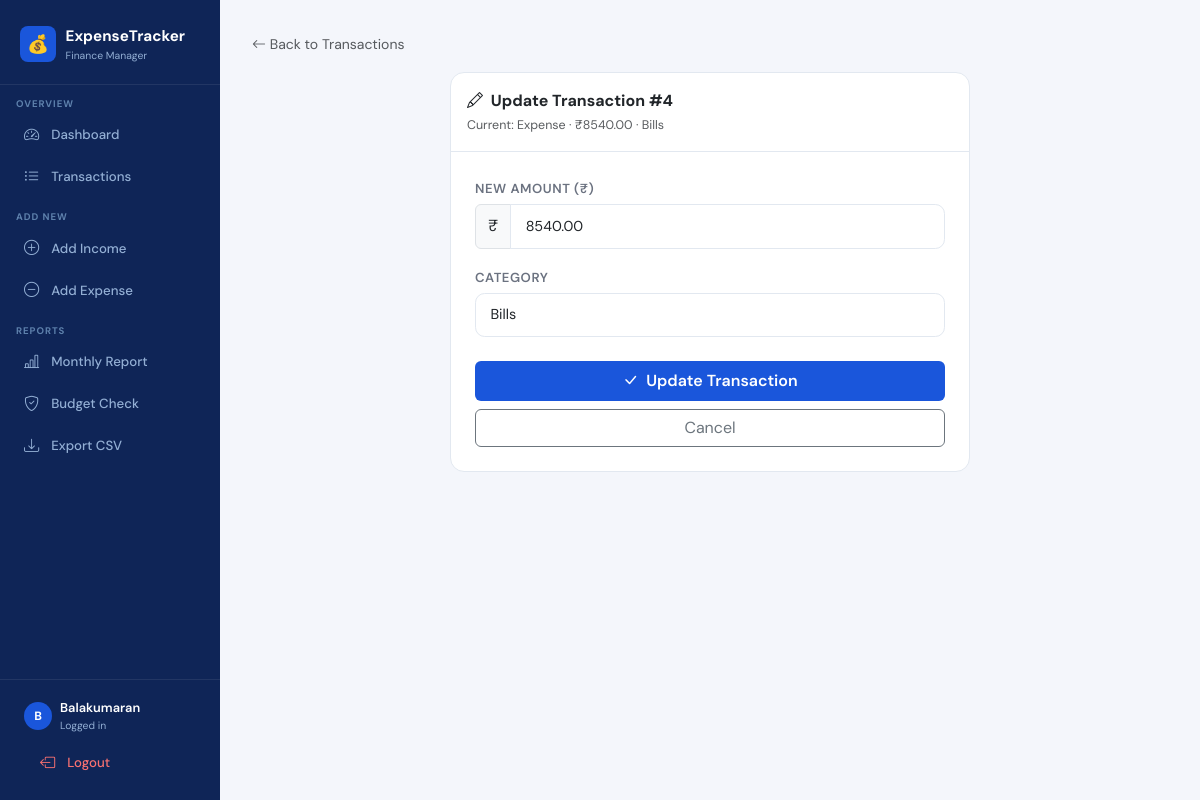
Page /update/4/ (signed in) on the committed database.
### tracker/models.py (models this page shows, shortened)
class Transaction(models.Model):
    user             = models.ForeignKey(User, on_delete=models.CASCADE)
    date             = models.DateField()
    time             = models.TimeField()
    transaction_type = models.CharField(max_length=10)
    amount           = models.DecimalField(max_digits=10, decimal_places=2)
    detail           = models.CharField(max_length=200)
    class Meta:
        ordering = ['-date', '-time']

### tracker/views.py (the view, shortened to what this page needs)
# urls.py: path('update/<int:pk>/', views.update_txn,    name='update'),
@login_required
def update_txn(request, pk):
    txn = get_object_or_404(Transaction, pk=pk, user=request.user)
    return render(request, 'tracker/update.html', {'txn': txn})

### tracker/templates/tracker/update.html (shortened to what this page needs)
{% extends 'tracker/base.html' %}
{% block content %}
<div class="mb-3">
  <a href="{% url 'transactions' %}" class="text-muted text-decoration-none small"><i class="bi bi-arrow-left"></i> Back to Transactions</a>
</div>
<div class="form-card">
  <div class="card">
    <div class="p-3 fw-bold" style="border-bottom:1px solid var(--border);">
      <i class="bi bi-pencil me-1"></i> Update Transaction #{{ txn.pk }}
      <div class="text-muted fw-normal" style="font-size:.78rem;margin-top:.2rem;">
        Current: {{ txn.transaction_type|capfirst }} · ₹{{ txn.amount }} · {{ txn.detail }}
      </div>
    </div>
    <div class="p-4">
      <form method="POST">
        <div class="mb-3">
          <label class="form-label">New Amount (₹)</label>
          <div class="input-group">
            <span class="input-group-text">₹</span>
            <input type="number" name="amount" class="form-control" value="{{ txn.amount }}" step="0.01" min="0.01" required/>
          </div>
        </div>
        <div class="mb-4">
          <label class="form-label">{% if txn.transaction_type == 'income' %}Income Source{% else %}Category{% endif %}</label>
          <input type="text" name="detail" class="form-control" value="{{ txn.detail }}" required/>
        </div>
        <div class="d-grid gap-2">
          <button type="submit" class="btn btn-blue fw-semibold py-2"><i class="bi bi-check-lg me-1"></i> Update Transaction</button>
          <a href="{% url 'transactions' %}" class="btn btn-outline-secondary">Cancel</a>
        </div>
      </form>
    </div>
  </div>
</div>
{% endblock %}

### tracker/templates/tracker/base.html (shortened to what this page needs)
<!DOCTYPE html>
<html lang="en">
<head>
  <link href="https://cdn.jsdelivr.net/npm/bootstrap@5.3.3/dist/css/bootstrap.min.css" rel="stylesheet"/>
  <link href="https://cdn.jsdelivr.net/npm/bootstrap-icons@1.11.3/font/bootstrap-icons.min.css" rel="stylesheet"/>
</head>
<body>
{% if user.is_authenticated %}
<nav class="sidebar" id="sidebar">
  <a href="{% url 'dashboard' %}" class="sb-brand">
    <div class="logo">💰</div>
    <div><span>ExpenseTracker</span><small>Finance Manager</small></div>
  </a>
  <div class="sb-section">Overview</div>
  <a href="{% url 'dashboard' %}"    class="sb-link {% if request.resolver_match.url_name == 'dashboard'   %}active{% endif %}"><i class="bi bi-speedometer2"></i> Dashboard</a>
  <a href="{% url 'transactions' %}" class="sb-link {% if request.resolver_match.url_name == 'transactions' %}active{% endif %}"><i class="bi bi-list-ul"></i> Transactions</a>
  <div class="sb-section">Add New</div>
  <a href="{% url 'add_income' %}"  class="sb-link {% if request.resolver_match.url_name == 'add_income'  %}active{% endif %}"><i class="bi bi-plus-circle"></i> Add Income</a>
  <a href="{% url 'add_expense' %}" class="sb-link {% if request.resolver_match.url_name == 'add_expense' %}active{% endif %}"><i class="bi bi-dash-circle"></i> Add Expense</a>
  <div class="sb-section">Reports</div>
  <a href="{% url 'report' %}" class="sb-link {% if request.resolver_match.url_name == 'report' %}active{% endif %}"><i class="bi bi-bar-chart-line"></i> Monthly Report</a>
  <a href="{% url 'budget' %}" class="sb-link {% if request.resolver_match.url_name == 'budget' %}active{% endif %}"><i class="bi bi-shield-check"></i> Budget Check</a>
  <a href="{% url 'export' %}" class="sb-link"><i class="bi bi-download"></i> Export CSV</a>
  <div class="sb-footer">
    <div class="sb-user">
      <div class="av">{{ user.username|first|upper }}</div>
      <div>
        <div style="color:#fff;font-size:.8rem;font-weight:600;">{{ user.username }}</div>
        <div style="font-size:.65rem;">Logged in</div>
      </div>
    </div>
    <a href="{% url 'logout' %}" class="sb-link" style="color:#f87171;margin-top:.25rem;"><i class="bi bi-box-arrow-left"></i> Logout</a>
  </div>
</nav>
{% endif %}
<main class="{% if user.is_authenticated %}main{% endif %}">
  {% block content %}{% endblock %}
</main>
</body>
</html>

### tracker/templates/tracker/base.html (style rules this page uses)
:root { --navy:#0f2557; --blue:#1a56db; --green:#057a55; --red:#c81e1e; --bg:#f4f6fb; --card:#ffffff; --border:#e2e8f0; --muted:#6b7280; --sw:220px; }
* { box-sizing:border-box;margin:0;padding:0; }
body { font-family:'DM Sans',sans-serif;background:var(--bg);color:#111827;overflow-x:hidden; }
.sidebar { position:fixed;top:0;left:0;width:var(--sw);height:100vh;background:var(--navy);display:flex;flex-direction:column;padding:0 0 1rem;z-index:1050;overflow-y:auto;transition:transform .28s ease; }
.sb-brand { padding:1.5rem 1.25rem 1.25rem;border-bottom:1px solid rgba(255,255,255,.08);text-decoration:none;display:flex;align-items:center;gap:.6rem; }
.sb-brand .logo { width:36px;height:36px;border-radius:.5rem;background:var(--blue);display:flex;align-items:center;justify-content:center;font-size:1.1rem;color:#fff;flex-shrink:0; }
.sb-brand span { font-size:.95rem;font-weight:700;color:#fff;line-height:1.2; }
.sb-brand small { display:block;font-size:.65rem;color:#93afd4;font-weight:400; }
.sb-section { padding:.75rem 1rem .2rem;font-size:.6rem;font-weight:700;letter-spacing:.1em;text-transform:uppercase;color:#5e81ac; }
.sb-link { display:flex;align-items:center;gap:.6rem;padding:.5rem 1rem;margin:.1rem .5rem;border-radius:.45rem;text-decoration:none;font-size:.83rem;font-weight:500;color:#93afd4;transition:all .15s; }
.sb-link i { width:1.1rem;font-size:.95rem; }
.sb-footer { margin-top:auto;padding:.75rem 1rem 0;border-top:1px solid rgba(255,255,255,.08); }
.sb-user { display:flex;align-items:center;gap:.5rem;padding:.4rem .5rem;color:#93afd4;font-size:.78rem; }
.sb-user .av { width:28px;height:28px;border-radius:50%;background:var(--blue);color:#fff;display:flex;align-items:center;justify-content:center;font-size:.75rem;font-weight:700;flex-shrink:0; }
.main { margin-left:var(--sw);padding:2rem;min-height:100vh;max-width:100%; }
.card { background:var(--card);border:1px solid var(--border);border-radius:.875rem; }
.form-card { max-width:520px;margin:0 auto;width:100%; }
.form-label { font-size:.82rem;font-weight:600;color:var(--muted);text-transform:uppercase;letter-spacing:.04em;margin-bottom:.35rem; }
.form-control,.form-select { border-color:var(--border);border-radius:.6rem;font-size:.9rem;padding:.65rem .9rem; }
.btn-blue { background:var(--blue);color:#fff;border:none; }

### rows in the picture
Transaction: pk "4", transaction_type "Expense", amount "8540.00", detail "Bills"

### other values in the picture
{{ user.username|first|upper }} "B"
{{ user.username }} "Balakumaran"
